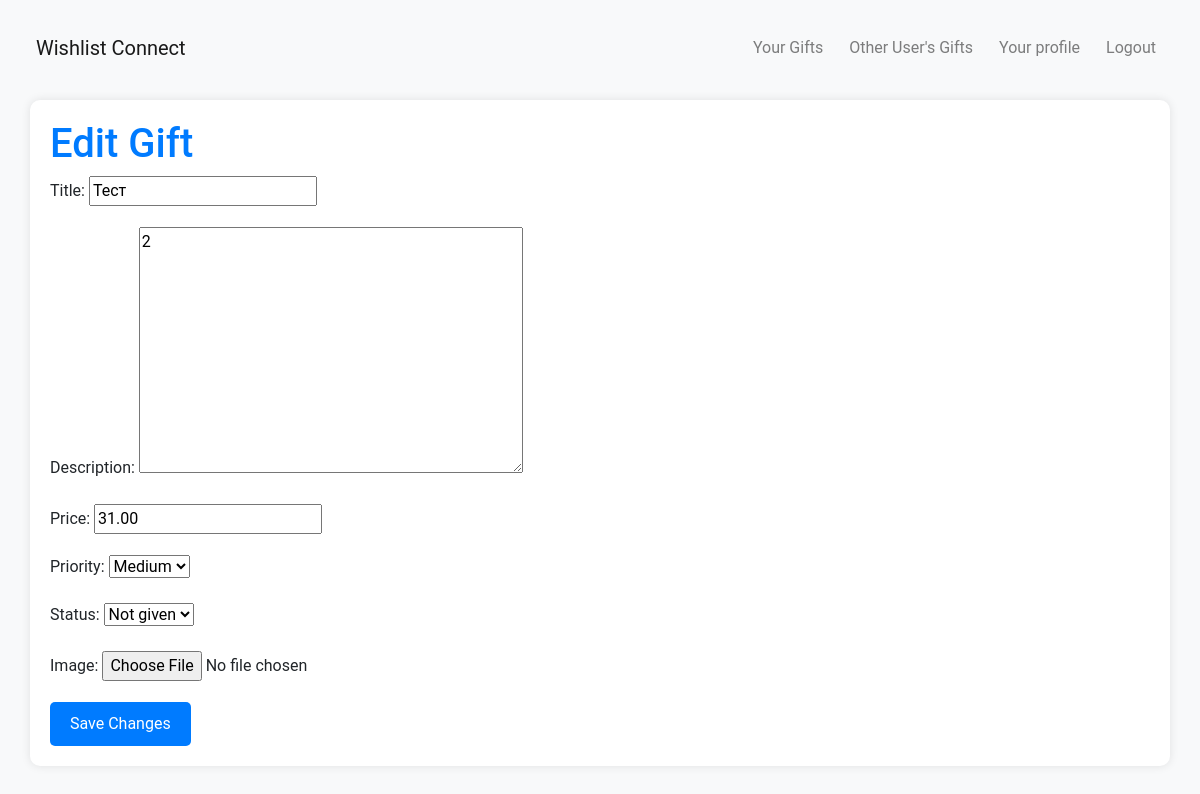
The app's page /api/edit-gift/9/ (signed in) with its own data.
### api/models.py (models this page shows, shortened)
class Gift(models.Model):
    PRIORITY_CHOICES = [
        ('high', 'High'),
        ('medium', 'Medium'),
        ('low', 'Low'),
        ('none', 'None'),
    ]
    STATUS_CHOICES = [
        ('given', 'Given'),
        ('not given', 'Not given'),
        ('booked', 'Booked'),
    ]
    user = models.ForeignKey(User, on_delete=models.CASCADE)
    title = models.CharField(max_length=255)
    description = models.TextField()
    price = models.DecimalField(max_digits=10, decimal_places=2)
    priority = models.CharField(max_length=10, choices=PRIORITY_CHOICES, default='none')
    status = models.CharField(max_length=10, choices=STATUS_CHOICES, default='not given')
    image = models.ImageField(upload_to='gift_images/', blank=True, null=True)

### api/views.py (the view)
# urls.py: path('edit-gift/<int:pk>/', edit_gift, name='edit-gift'),
@login_required
def edit_gift(request, pk):
    gift = get_object_or_404(Gift, pk=pk, user=request.user)
    if request.method == 'POST':
        form = GiftForm(request.POST, request.FILES, instance=gift)
        if form.is_valid():
            form.save()
            return redirect('user-gift-list')
    else:
        form = GiftForm(instance=gift)
    return render(request, 'edit_gift.html', {'form': form, 'gift': gift})

### api/forms.py
class GiftForm(forms.ModelForm):
    class Meta:
        model = Gift
        fields = ['title', 'description', 'price', 'priority', 'status', 'image']

### templates/edit_gift.html (shortened to what this page needs)
{% extends 'base.html' %}
{% load i18n %}
{% block content %}
    <h1>{% trans "Edit Gift"%}</h1>
    <form method="post" action="{% url 'edit-gift' pk=gift.pk %}" enctype="multipart/form-data">
        {{ form.as_p }}
        <button type="submit" class="standard-button">{% trans "Save Changes"%}</button>
    </form>
{% endblock %}

### templates/base.html (style rules this page uses)
body { background-color: #f8f9fa; margin: 20px; font-family: 'Roboto', sans-serif; font-size: 16px; }
h1, h2, h3 { color: #007bff; }
.standard-button { background-color: #007bff; color: #fff; border: none; padding: 10px 20px; border-radius: 5px; cursor: pointer; }

### records on screen
Gift: title "Тест", description "2", price "31.00", priority "Medium", status "Not given"
